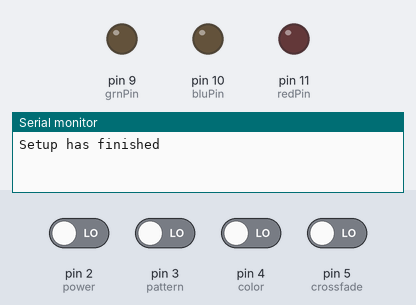
Simulated run of this sketch. Board: Arduino Uno, built with avr-gcc and run on an emulated ATmega328P. On the bench: output pins drawn as LEDs (lit = HIGH), the last lines printed to the serial monitor. The inputs (shaded band) are chosen by the test bench; at power-on: pin 2 (power), pin 3 (pattern), pin 4 (color), pin 5 (crossfade) LOW.

Above: at 1.2 s.
1.3 s: pin 2 (power) driven HIGH
At 4.2 s:
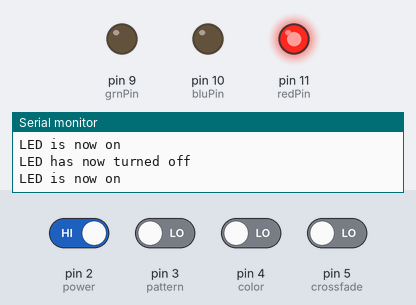
4.3 s: pin 4 (color) driven HIGH
At 7.1 s:
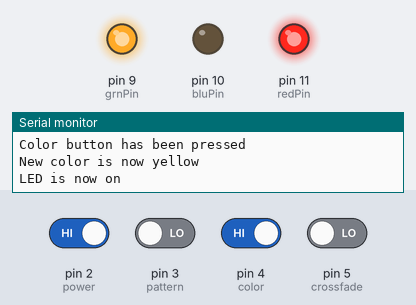
7.3 s: pin 3 (pattern) driven HIGH
At 9.8 s:
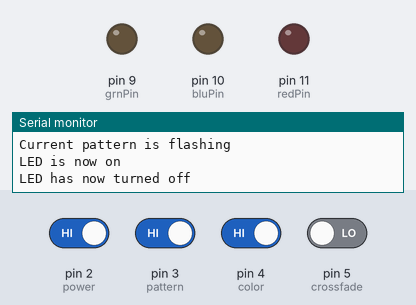
10.3 s: pin 5 (crossfade) driven HIGH
At 12.2 s:
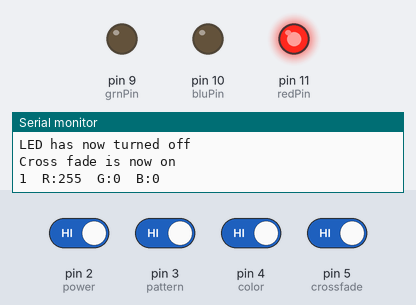
13.3 s: pin 5 (crossfade) driven LOW
16.3 s: pin 5 (crossfade) driven HIGH
At 20.05 s:
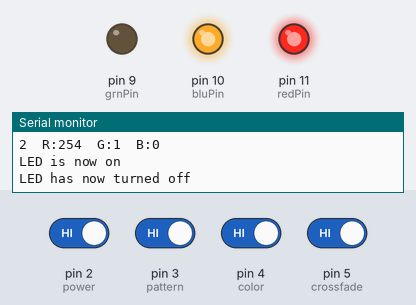
Timing chart, 0 to 20.3 s (numbered marks = the images above; inputs shaded):
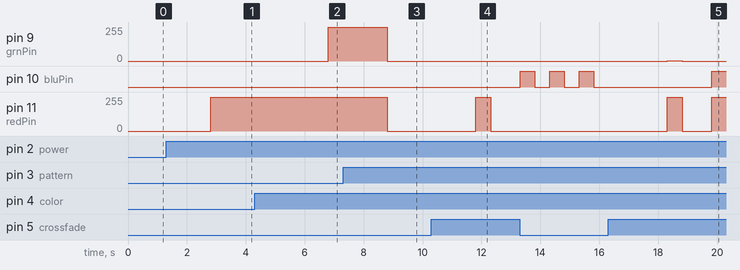

The sketch:

State_Machine.ino
```cpp
//Timer
long interval = 1000;
long previousMillis = 0;
long currMillis = 0;

//Constants for fading the LED
long fadeBrightness = 0;
long fadeAmount = 100; //Bigger value means fade will become slower
long redFade = 0;
long greenFade = 0;
long blueFade = 0;
int direct = 1;

//LED Pins
const int redPin = 11;
const int bluPin = 10;
const int grnPin = 9;

//Colors
int black[3]  = {
  0, 0, 0 };
int white[3]  = {
  100, 100, 100 };
int red[3]    = {
  100, 0, 0 };
int green[3]  = {
  0, 100, 0 };
int blue[3]   = {
  0, 0, 100 };
int yellow[3] = {
  100, 100, 0 };
int dimWhite[3] = {
  30, 30, 30 };
int purple[3] = {
  100, 0, 100 };
int orange [3] = {
  100, 50, 0 };

//Set the initial colors
int redVal = black[0];
int grnVal = black[1];
int bluVal = black[2];

//Set the initial mapped values
int redValM;
int grnValM;
int bluValM;

//Buttons
const int power = 2;
const int pattern = 3;
const int color = 4;
const int crossfade = 5;

//Random Constants
int Monitor = 1;
int powerState = 0;
int on;
int off;
int currColor = 1;
int currPattern = 1;
int flashState = 1;

//Constants for crossfade
int i = 0;
int crossState = 1;
int wait = 10;
int previ = 1;
int DEBUGcount = 1;
int redValF = 255;
int grnValF = 0;
int bluValF = 0;

//Constants for colorToggle
int toggleWait = 2000;

void setup(){
  if (Monitor == 1){
    Serial.begin(9600);
  }

  //Inputs
  pinMode(power,INPUT);
  pinMode(pattern,INPUT);
  pinMode(color,INPUT);
  pinMode(crossfade,INPUT);

  //Outputs
  pinMode(grnPin,OUTPUT);
  pinMode(bluPin,OUTPUT);
  pinMode(redPin,OUTPUT);

  Serial.println("Setup has finished");
}

void loop(){
  //Serial.println(powerState);
  //Serial.println(currColor);

  //Maps the values of redVal, bluVal, and grnVal
  redValM = map(redVal, 0, 100, 0, 255);
  bluValM = map(bluVal, 0, 100, 0, 255);
  grnValM = map(grnVal, 0, 100, 0, 255);

  /*Serial.print("Red = ");
  Serial.print(redValM);
  Serial.print("\t");
  Serial.print("Blue = ");
  Serial.print(bluValM);
  Serial.print("\t");
  Serial.print("Green = ");
  Serial.println(grnValM);*/

  if (powerState == 1){

    //Serial.println("ON");

    switch (currColor) {
    case 1:
      redVal = red[0];
      grnVal = red[1];
      bluVal = red[2];
      break;

    case 2:
      redVal = orange[0];
      grnVal = orange[1];
      bluVal = orange[2];
      break;

    case 3:
      redVal = yellow[0];
      grnVal = yellow[1];
      bluVal = yellow[2];
      break;

    case 4:
      redVal = green[0];
      grnVal = green[1];
      bluVal = green[2];
      break;

    case 5:
      redVal = blue[0];
      grnVal = blue[1];
      bluVal = blue[2];
      break;

    case 6:
      redVal = purple[0];
      grnVal = purple[1];
      bluVal = purple[2];
      break;

    default:
      currColor = 1;
      break;
    }

    //Cases that write the values to the LED
    switch (currPattern) {
    case 1:
      digitalWrite(redPin,redValM);
      digitalWrite(grnPin,grnValM);
      digitalWrite(bluPin,bluValM);
      break;

    case 2:
      currMillis = millis();
      if(currMillis - previousMillis > interval){
        previousMillis = currMillis;
        if(flashState == 1){
          flashState = 2;
        }
        else{
          flashState =1;
        }
      }
      switch(flashState) {
      case 1:
        digitalWrite(redPin,redValM);
        digitalWrite(grnPin,grnValM);
        digitalWrite(bluPin,bluValM);
        break;

      case 2:
        digitalWrite(redPin,LOW);
        digitalWrite(grnPin,LOW);
        digitalWrite(bluPin,LOW);
        break;
      }
      break;

    case 3:
      if (fadeBrightness == 100 * fadeAmount){
        direct = 2;
      }
      if (fadeBrightness == 0){
        direct = 1;
      }

      switch(direct) {
      case 1:
        fadeBrightness = fadeBrightness + 1;
        break;

      case 2:
        fadeBrightness = fadeBrightness - 1;
        break;
      }

      redFade = redValM * fadeBrightness / 100 / fadeAmount;
      greenFade = grnValM * fadeBrightness / 100 / fadeAmount;
      blueFade = bluValM * fadeBrightness / 100 / fadeAmount;

      analogWrite(redPin,redFade);
      analogWrite(bluPin,blueFade);
      analogWrite(grnPin,greenFade);

      //Turning on debug in this area will affect the fade
      //speed due to the Serial.println command speed limit
      //Serial.println(redFade);
      //Serial.println(blueFade);
      //Serial.println(greenFade);
      //Serial.println(fadeBrightness);
      //Serial.println(direct);

      break;

    default:
      currPattern = 1;
      break;
    }

    //Checks to see if power is being pushed
    if(digitalRead(power) == HIGH){
      delay(500);
      Serial.println("LED has now turned off");
      powerState = 0;
    }

    //Checks to see if crossfade button is pushed
    if(digitalRead(crossfade) == HIGH){
      delay(500);
      crossState ++;
      if(crossState == 2){
        Serial.println("Cross fade is now on");
      }
    }

    switch (crossState) {
    case 1:

      //Reads the color button to check if color should change
      if(digitalRead(color) == HIGH){
        delay(500);
        Serial.println("Color button has been pressed");
        currColor++;
        //Prints the new color values
        if(currColor == 1){
          Serial.println("New color is now red");
        }
        else if(currColor == 2){
          Serial.println("New color is now orange");
        }
        else if(currColor == 3){
          Serial.println("New color is now yellow");
        }
        else if(currColor == 4){
          Serial.println("New color is now green");
        }
        else if(currColor == 5){
          Serial.println("New color is now blue");
        }
        else if(currColor == 6){
          Serial.println("New color is now purple");
        }
        else {
          Serial.println("New color is now red");
        }
      }

      if(digitalRead(pattern) == HIGH){
        delay(500);
        Serial.println("Pattern button has been pressed");
        currPattern ++;
        //Prints the current pattern
        if(currPattern == 1){
          Serial.println("Current pattern is solid");
        }
        else if(currPattern == 2){
          Serial.println("Current pattern is flashing");
        }
        else if(currPattern == 3){
          Serial.println("Current pattern is fading");
        }
        else {
          Serial.println("Current pattern is solid");
        }
      }

      break;

    case 2:

      currMillis = millis();
      if(currMillis - previousMillis > wait){
        previousMillis = currMillis;
        i ++;
        /*Serial.print(previ);
         Serial.print("\t");
         Serial.println(i);*/
      }

      if(previ != i){
        //Serial.println(i);
        previ = i;   // Sets prev i back to i
        if (i < 257) // First phase
        {
          redValF   -= 1;
          grnValF += 1;
          bluValF   = 0;
        }

        else if (i < 512) // Second phase
        {
          redValF    = 0;
          grnValF -= 1;
          bluValF  += 1;
        }

        else if (i < 767) // Third phase
        {
          redValF  += 1;
          grnValF = 0;
          bluValF -= 1;
        }

        else // Re-set the counter
        {
          i = 1;
        }
      }

      analogWrite(redPin,   redValF);
      analogWrite(grnPin, grnValF);
      analogWrite(bluPin,  bluValF);

      Serial.print(i);
      Serial.print("\t");
      Serial.print("R:");
      Serial.print(redValF);
      Serial.print("\t");
      Serial.print("G:");
      Serial.print(grnValF);
      Serial.print("\t");
      Serial.print("B:");
      Serial.println(bluValF);

      /*Serial.print(previ);
       Serial.print("\t");
       Serial.println(i);*/
      break;

    case 3:
      currMillis = millis();
      if(currMillis - previousMillis > toggleWait){
        previousMillis = currMillis;
        currColor ++;
      }
      analogWrite(redPin,   redValM);
      analogWrite(grnPin, grnValM);
      analogWrite(bluPin,  bluValM);
      break;

    default:
      crossState = 1;
      if(crossState == 1){
        Serial.println("Cross fade is now off");
      }
      break;
    }
  }


  if (powerState == 0){

    if(digitalRead(power) == HIGH){
      delay(500);
      Serial.println("LED is now on");
      powerState = 1;
    }

    digitalWrite(redPin,LOW);
    digitalWrite(grnPin,LOW);
    digitalWrite(bluPin,LOW);
    //Serial.println("OFF");
  }
}
```

Measured:
- after the input at 1.3 s, pin 11 (redPin): 0/255 → 255/255 after 1.5 s
- after the input at 4.3 s, pin 9 (grnPin): 0/255 → 255/255 after 2.5 s
- after the input at 7.3 s, pin 9 (grnPin): 255/255 → 0/255 after 1.5 s; pin 11 (redPin): 255/255 → 0/255 after 1.5 s instead of 2.5 s
- after the input at 10.3 s, pin 11 (redPin): 0/255 → 255/255 after 1.5 s, → 0/255 0.50 s later
- after the input at 16.3 s, pin 9 (grnPin): 0/255 → 1/255 after 2.0 s, → 0/255 0.50 s later
